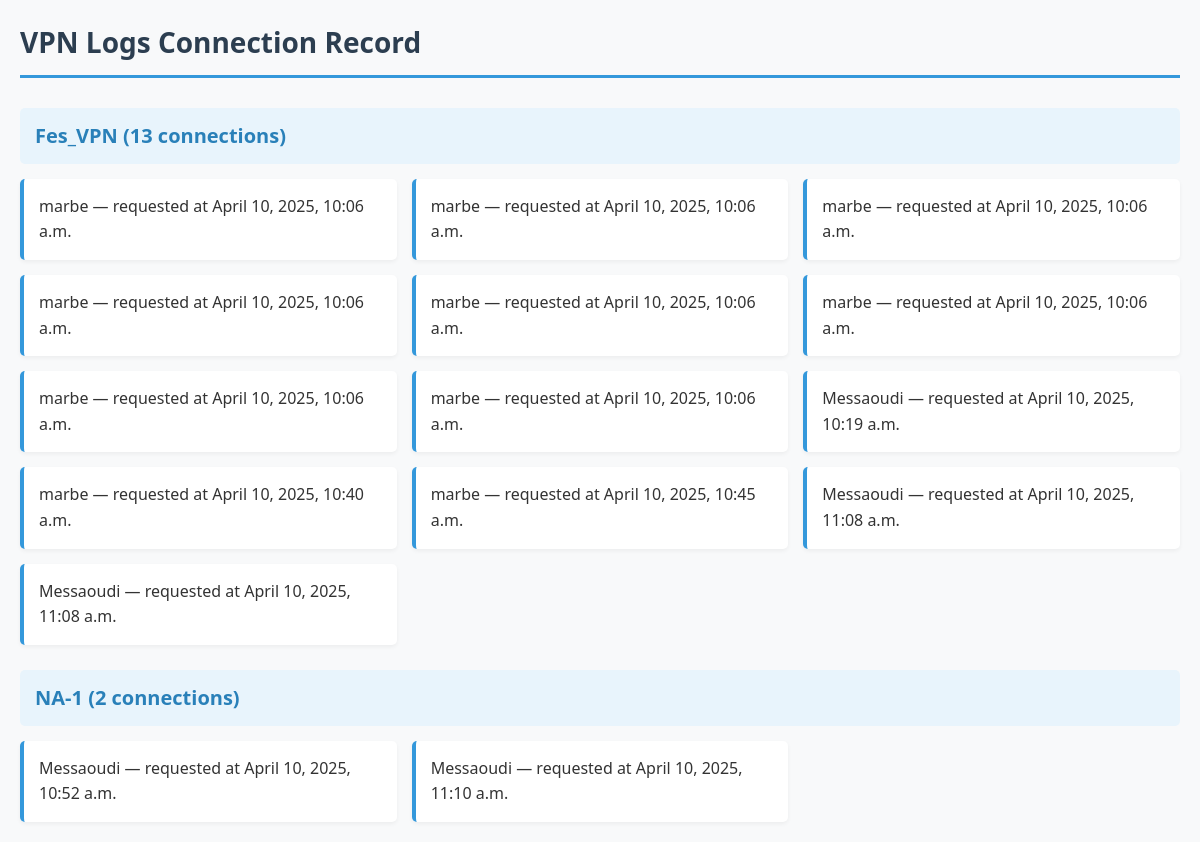
The page /vpn_client/admin/dashboard/ (signed in) on the database as committed earlier.
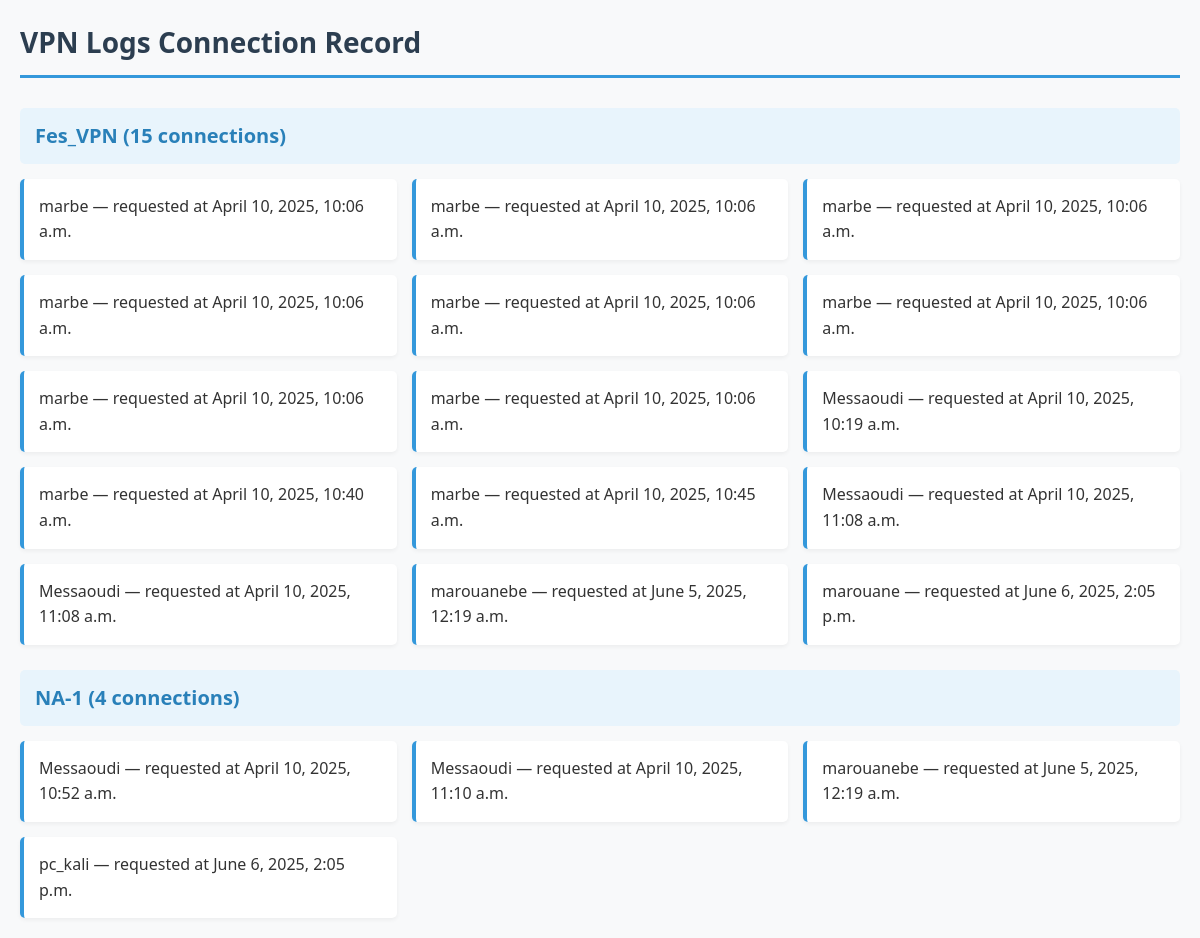
The same page on the database as committed later.
### vpn_client/models.py (models this page shows, shortened)
class VPNServer(models.Model):
    name = models.CharField(max_length=100)
    ip_address = models.GenericIPAddressField()
    location = models.CharField(max_length=100)
    public_key = models.TextField()

class VPNConnectionRequest(models.Model):
    user = models.ForeignKey(User, on_delete=models.CASCADE)
    server = models.ForeignKey(VPNServer, on_delete=models.CASCADE)
    requested_at = models.DateTimeField(auto_now_add=True)
    approved = models.BooleanField(default=False)

### vpn_client/views.py (the view)
# urls.py: path('admin/dashboard/', admin_dashboard, name='admin_dashboard'),
@user_passes_test(lambda u: u.is_staff)
def admin_dashboard(request):
    servers = VPNServer.objects.all()
    data = []
    for server in servers:
        connections = VPNConnectionRequest.objects.filter(server=server)
        data.append((server, connections))
    return render(request, 'vpn/admin_dashboard.html', {'data': data})

### vpn_client/templates/vpn/admin_dashboard.html (shortened to what this page needs)
<h2>VPN Logs Connection Record</h2>
{% for server, connections in data %}
  <h3>{{ server.name }} ({{ connections.count }} connections)</h3>
  <ul>
    {% for conn in connections %}
      <li>{{ conn.user.username }} — requested at {{ conn.requested_at }}</li>
    {% empty %}
      <li>No users connected.</li>
    {% endfor %}
  </ul>
{% endfor %}

Rows that differ between the two databases and show on the page:
computed for VPNServer "Fes_VPN": count "13" → "15"
added VPNConnectionRequest: user.username "marouanebe", requested_at "June 5, 2025, 12:19 a.m.", shown under VPNServer "Fes_VPN"
added VPNConnectionRequest: user.username "marouane", requested_at "June 6, 2025, 2:05 p.m.", shown under VPNServer "Fes_VPN"
computed for VPNServer "NA-1": count "2" → "4"
added VPNConnectionRequest: user.username "marouanebe", requested_at "June 5, 2025, 12:19 a.m.", shown under VPNServer "NA-1"
added VPNConnectionRequest: user.username "pc_kali", requested_at "June 6, 2025, 2:05 p.m.", shown under VPNServer "NA-1"
